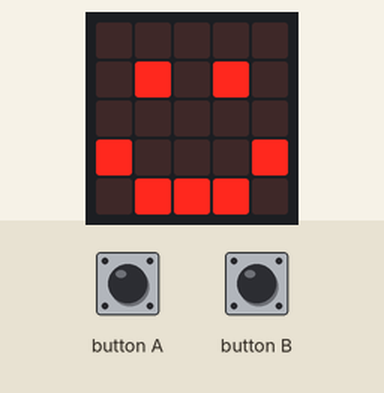
This program was run on a simulated BBC micro:bit (MakeCode). Shown: the board's 5×5 LED display. Inputs (shaded band) come from the test bench.

Above: at 1.8 s.
1.9 s: button A pressed for 0.15 s
At 2.15 s:
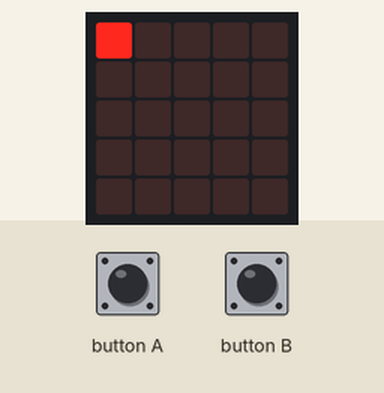
At 2.55 s:
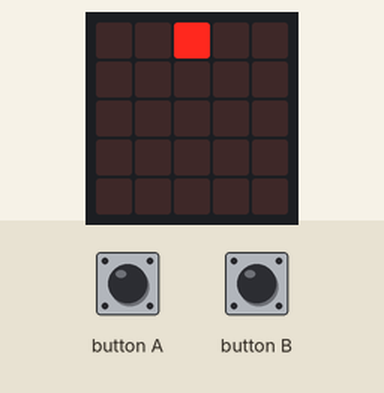
2.6 s: button B pressed for 0.15 s
At 4.1 s:
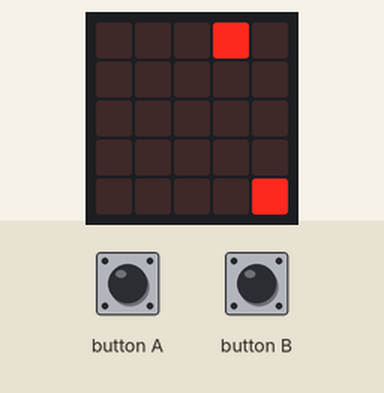
Timing chart, 0 to 5.6 s (numbered marks = the images above; inputs shaded):
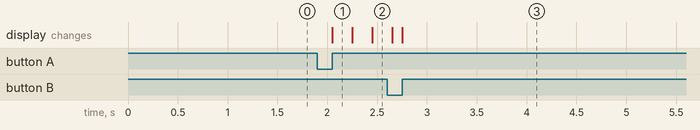

The program:

main.ts
```typescript
// (licence header left out)
// variables
let sprite: game.LedSprite = null
let xVariable: number = 0
let yVariable: number = 0

// clean
basic.clearScreen()
basic.showIcon(IconNames.Happy)

// pixel move clockwise
input.onButtonPressed(Button.A, function () {
    xVariable = 0
    yVariable = 0
    basic.clearScreen()
    sprite = game.createSprite(0, 0)
    sprite.set(LedSpriteProperty.X, xVariable)
    sprite.set(LedSpriteProperty.Y, yVariable)

    while (xVariable < 5) {
        sprite.set(LedSpriteProperty.X, xVariable)
        xVariable = xVariable + 1
        basic.pause(200)
    }

    while (yVariable < 5) {
        sprite.set(LedSpriteProperty.Y, yVariable)
        yVariable = yVariable + 1
        basic.pause(200)
    }

    while (xVariable >= 0) {
        sprite.set(LedSpriteProperty.X, xVariable)
        xVariable = xVariable - 1
        basic.pause(200)
    }

    while (yVariable >= 0) {
        sprite.set(LedSpriteProperty.Y, yVariable)
        yVariable = yVariable - 1
        basic.pause(200)
    }
    basic.pause(500)
    sprite.delete()
    basic.showIcon(IconNames.Giraffe)
})

// pixel move counter clockwise
input.onButtonPressed(Button.B, function () {
    xVariable = 5
    yVariable = 5
    basic.clearScreen()
    sprite = game.createSprite(5, 5)
    sprite.set(LedSpriteProperty.X, xVariable)
    sprite.set(LedSpriteProperty.Y, yVariable)

    while (xVariable >= 0) {
        sprite.set(LedSpriteProperty.X, xVariable)
        xVariable = xVariable - 1
        basic.pause(200)
    }

    while (yVariable >= 0) {
        sprite.set(LedSpriteProperty.Y, yVariable)
        yVariable = yVariable - 1
        basic.pause(200)
    }

    while (xVariable < 5) {
        sprite.set(LedSpriteProperty.X, xVariable)
        xVariable = xVariable + 1
        basic.pause(200)
    }

    while (yVariable < 5) {
        sprite.set(LedSpriteProperty.Y, yVariable)
        yVariable = yVariable + 1
        basic.pause(200)
    }
    basic.pause(500)
    sprite.delete()
    basic.showIcon(IconNames.Giraffe)
})
```

Measured:
- after the input at 1.9 s, the display: changes after 0.15 s (image 1)
- after the input at 2.6 s, the display: first differs from a run without the input after 0.15 s (image 3)
